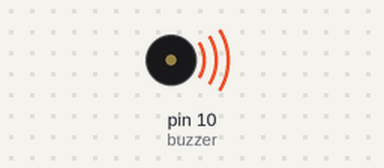
The sketch below on a simulated Arduino Uno, built with avr-gcc and run on an emulated ATmega328P. Parts: buzzer (waves = sounding).

Above: at 4.1 s.
At 40.0 s:
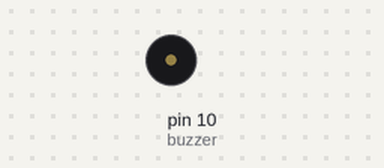
Timing chart, 0 to 41.5 s (numbered marks = the images above):
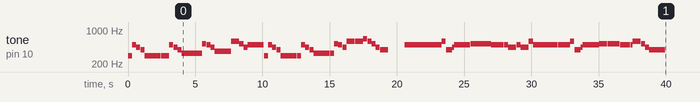

The sketch:

jingleBell.ino
```cpp
#define NOTE_B0  31
#define NOTE_C1  33
#define NOTE_CS1 35
#define NOTE_D1  37
#define NOTE_DS1 39
#define NOTE_E1  41
#define NOTE_F1  44
#define NOTE_FS1 46
#define NOTE_G1  49
#define NOTE_GS1 52
#define NOTE_A1  55
#define NOTE_AS1 58
#define NOTE_B1  62
#define NOTE_C2  65
#define NOTE_CS2 69
#define NOTE_D2  73
#define NOTE_DS2 78
#define NOTE_E2  82
#define NOTE_F2  87
#define NOTE_FS2 93
#define NOTE_G2  98
#define NOTE_GS2 104
#define NOTE_A2  110
#define NOTE_AS2 117
#define NOTE_B2  123
#define NOTE_C3  131
#define NOTE_CS3 139
#define NOTE_D3  147
#define NOTE_DS3 156
#define NOTE_E3  165
#define NOTE_F3  175
#define NOTE_FS3 185
#define NOTE_G3  196
#define NOTE_GS3 208
#define NOTE_A3  220
#define NOTE_AS3 233
#define NOTE_B3  247
#define NOTE_C4  262
#define NOTE_CS4 277
#define NOTE_D4  294
#define NOTE_DS4 311
#define NOTE_E4  330
#define NOTE_F4  349
#define NOTE_FS4 370
#define NOTE_G4  392
#define NOTE_GS4 415
#define NOTE_A4  440
#define NOTE_AS4 466
#define NOTE_B4  494
#define NOTE_C5  523
#define NOTE_CS5 554
#define NOTE_D5  587
#define NOTE_DS5 622
#define NOTE_E5  659
#define NOTE_F5  698
#define NOTE_FS5 740
#define NOTE_G5  784
#define NOTE_GS5 831
#define NOTE_A5  880
#define NOTE_AS5 932
#define NOTE_B5  988
#define NOTE_C6  1047
#define NOTE_CS6 1109
#define NOTE_D6  1175
#define NOTE_DS6 1245
#define NOTE_E6  1319
#define NOTE_F6  1397
#define NOTE_FS6 1480
#define NOTE_G6  1568
#define NOTE_GS6 1661
#define NOTE_A6  1760
#define NOTE_AS6 1865
#define NOTE_B6  1976
#define NOTE_C7  2093
#define NOTE_CS7 2217
#define NOTE_D7  2349
#define NOTE_DS7 2489
#define NOTE_E7  2637
#define NOTE_F7  2794
#define NOTE_FS7 2960
#define NOTE_G7  3136
#define NOTE_GS7 3322
#define NOTE_A7  3520
#define NOTE_AS7 3729
#define NOTE_B7  3951
#define NOTE_C8  4186
#define NOTE_CS8 4435
#define NOTE_D8  4699
#define NOTE_DS8 4978
#define pause 0000

#define tempo 300

const int buzzer = 10; //buzzer to arduino pin 9
const int led = 11;
const int w = 4*tempo, h= 2*tempo, q = tempo, e = tempo/2;

int dot(int n) {
  return n*1.5;
}
const int sheet[][2] = {
  {q, NOTE_D4}, {q, NOTE_B4},{q, NOTE_A4},{q, NOTE_G4},
  {dot(h), NOTE_D4},{q,NOTE_D4}, {q,NOTE_D4},
  {q, NOTE_D4},{q, NOTE_B4}, {q, NOTE_A4},{q, NOTE_G4},
  {w, NOTE_E4},
  {q, NOTE_E4},{q,NOTE_C5},{q, NOTE_B4},{q, NOTE_A4},
  {w, NOTE_FS4},
  {q,NOTE_D5},{q,NOTE_D5},{q,NOTE_C5},{q,NOTE_A4},
  {w, NOTE_B4},
  {q, NOTE_D4},{q, NOTE_B4}, {q, NOTE_A4},{q, NOTE_G4},
  {w, NOTE_D4},
  {q, NOTE_D4},{q, NOTE_B4}, {q, NOTE_A4},{q, NOTE_G4},
  {dot(h), NOTE_E4}, {q, NOTE_E4},
  {q, NOTE_E4},{q,NOTE_C5},{q, NOTE_B4},{q, NOTE_A4},
  {q,NOTE_D5},{q,NOTE_D5},{q,NOTE_D5},{q,NOTE_D5},
  {q,NOTE_E5},{q,NOTE_D5},{q,NOTE_C5},{q, NOTE_A4},
  {h,NOTE_G4},{h,pause},
  {q,NOTE_B4},{q,NOTE_B4},{h,NOTE_B4},
  {q,NOTE_B4},{q,NOTE_B4},{h,NOTE_B4},
  {q,NOTE_B4},{q,NOTE_D5},{dot(q),NOTE_G4},{e,NOTE_A4},
  {w,NOTE_B4},
  {q,NOTE_C5},{q,NOTE_C5},{dot(q),NOTE_C5},{e,NOTE_C5},
  {q,NOTE_C5},{q,NOTE_B4},{q,NOTE_B4},{e,NOTE_B4},{e,NOTE_B4},
  {q,NOTE_B4},{q,NOTE_A4},{q,NOTE_A4},{q,NOTE_B4},
  {h,NOTE_A4},{q,NOTE_D5},
  {q,NOTE_B4},{q,NOTE_B4},{h,NOTE_B4},
  {q,NOTE_B4},{q,NOTE_B4},{h,NOTE_B4},
  {q,NOTE_B4},{q,NOTE_D5},{dot(q),NOTE_G4},{e,NOTE_A4},
  {w,NOTE_B4},
  {q,NOTE_C5},{q,NOTE_C5},{dot(q),NOTE_C5},{e,NOTE_C5},
  {q,NOTE_C5},{q,NOTE_B4},{q,NOTE_B4},{e,NOTE_B4},{e,NOTE_B4},
  {q,NOTE_D5},{q,NOTE_D5},{q,NOTE_C5},{q,NOTE_A4},
  {w,NOTE_G4}
};

void setup(){
  pinMode(buzzer, OUTPUT); // Set buzzer - pin 9 as an output
  //Serial.begin(SERIAL,9600);
  Serial.println(sizeof(sheet));
  int NmbOfnotes = sizeof(sheet) / sizeof(sheet[0]);
  for(int i=0; i<NmbOfnotes; i++) {
   // if(i/2 % 0) {
     // digitalWrite(led, HIGH);
    //}
    if(sheet[i][1] != 0000) {
      tone(buzzer, sheet[i][1],sheet[i][0]);
    } else {
      delay(sheet[i][0]);
    }
    delay(sheet[i][0]);
    noTone(buzzer);
    delay(10);
   // if(i/2 % 0) {
     // digitalWrite(led, LOW);
    //}
  }
  noTone(buzzer);

}

void loop(){

}
```
